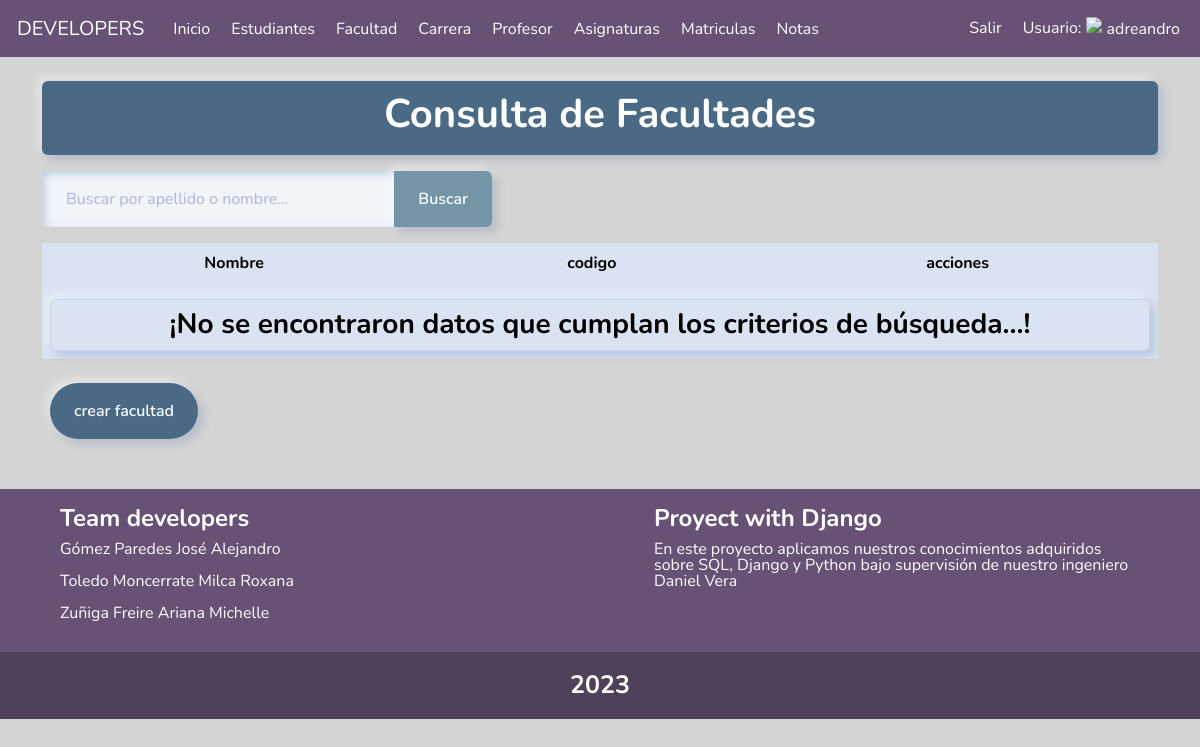
The page /faculty/ (signed in) on the database as committed earlier.
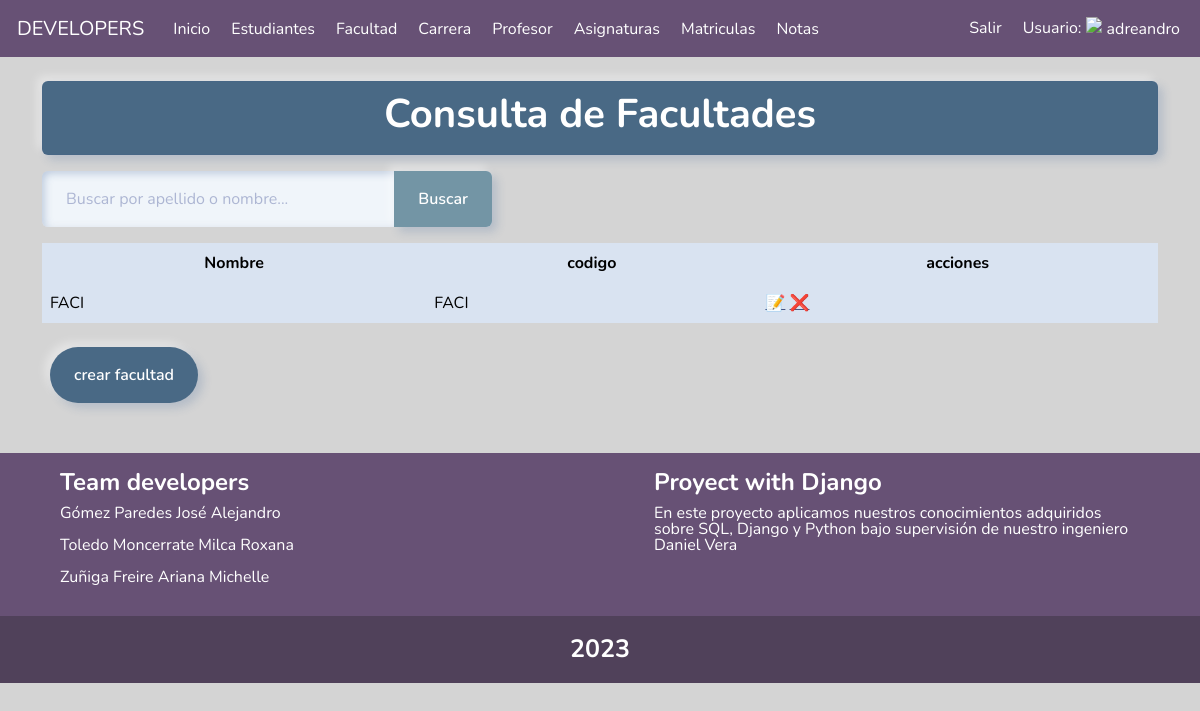
The same page on the database as committed later.
### notas/models.py (models this page shows, shortened)
class Faculty(models.Model):
    name = models.CharField(verbose_name="name", max_length=200)
    code = models.CharField(verbose_name="code", max_length=20)
    is_active = models.BooleanField(verbose_name="is_active", default=True)
    class Meta:
        verbose_name = ('Faculty')
        verbose_name_plural = ('Faculties')
        ordering = ('name',)

### notas/facultad.py (the view)
# urls.py: path('faculty/', facultad.init, name='faculty'),
@login_required
def init(request):
    print(request)
    context, Faculties = None, None
    try:
        query = request.GET.get('q')  # ver
        if query:
            Faculties = (Faculty.objects.filter(
                name__icontains=query) or
                Faculty.objects.filter
                (code__icontains=query))
        else:
            Faculties = Faculty.objects.all()
        paginator = Paginator(Faculties, 2)
        pagina = request.GET.get('page', 1)
        facultades_paginados = paginator.get_page(pagina)
        context = {
            'facultades': facultades_paginados,
            'title': 'Consulta de Facultades',
            'paginator': paginator,
            'num_pages': paginator.num_pages,
        }
        return render(request, 'facultad/facultades.html', context)
    except ValueError:
        print(ValueError)
        return render(request, 'facultad/facultades.html',
                      {'title': 'Consulta de facultades',
                       'error': 'Ha ocurrido un error en la consulta'})

### notas/templates/facultad/facultades.html (shortened to what this page needs)
{% extends "base.html" %}
{% load static%}
{% block content %}
 <div class="container">
    <div class="py-2 mt-4 border border-1 shadow rounded text-center color">
        <h1 class="fw-bold text-white text-success">{{title}}</h1>
    </div>
   <div class="mt-3">
        <div class="mt-2 d-flex justify-content-between flex-wrap">
            <form action="" style="max-width: 450px;">
                <div class="input-group">
                    <input type="text" size="100" class="form-control" placeholder="Buscar por apellido o nombre..." name="q" value="{{ request.GET.q }}">
                    <button class="btn botones text-white" data-bs-toggle="tooltip" data-bs-title="Escriba parte del codigo o nombre y click en buscar">
                        Buscar
                    </button>
                </div>
            </form>
        </div>
  </div>
  <div class="table-responsive mt-3">
     <table class="table table-borderless table-fluid">
    <thead class="text-center text-light ">
      <tr >
        <th>Nombre</th>
        <th>codigo</th>
        <th>acciones</th>
      </tr>
    </thead>
    <tbody>
      {% for facultad in facultades %}
      <tr>
        <td>{{facultad.name|upper}}</td>
        <td>{{facultad.code|upper}}</td>
        <td>
          <a href="{% url 'update_faculty' facultad.id %}" data-bs-toggle="tooltip" data-bs-title="Editar facultad">📝</a>
          <a href="{% url 'delete_faculty' facultad.id %}" data-bs-toggle="tooltip" data-bs-title="Eliminar facultad">❌</a>
        </td>
      </tr>
      {% empty %}
      <tr>
         <td colspan="5" class="fw-bold h3 text-center">
            <div class="py-2 mt-2 border border-1 shadow rounded text-center">
              ¡No se encontraron datos que cumplan los criterios de búsqueda...!
            </div>
          </td>
      </tr>
    {% endfor %}
    </tbody>
     </table>
  </div>
  <div class="m-2">
    <a href="{% url 'create_faculty' %}" class="btn color text-white" data-bs-toggle="tooltip" data-bs-title="Ingresar un nueva facultad">
        crear facultad
    </a>
  </div>
</div>
{% endblock content %}

Rows that differ between the two databases and show on the page:
added Faculty: name "FACI", code "FACI"
Other text that changed with them:
text no longer shown: "¡No se encontraron datos que cumplan los criterios de búsqueda...!"
